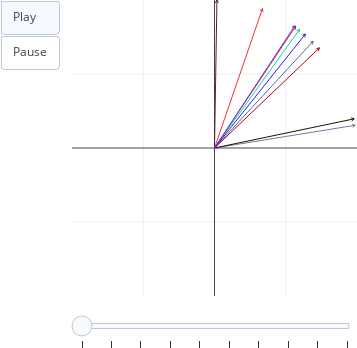

This figure's notebook cell:
### Markdown cell above
Note que as multiplicações por $A$ fazem o módulo dos vetores aumentar indefinidamente, *mas a direção converge*. Para deixar isso mais claro, vamos normalizar depois de multiplicar.

### Code cell
# normaliza um vetor
def normalize(a):
    return a / np.linalg.norm(a)


# versores positivos e cores aleatórias
pairs = []
colors = []
for i in range(NUM_PAIRS):
    pairs.append(random_pair())
    colors.append(random_color())

frames = []

for i in range(NUM_FRAMES):
    frames.append(ep.frame_vectors(pairs, colors))

    # multiplica cada vetor por A e normaliza
    pairs = [normalize(A.dot(pair)) for pair in pairs]

ep.show_animation(frames, xrange=[-1, 1], yrange=[-1, 1])

### Figure 1 — Plotly figure (JSON) as saved in the notebook; plotly's stock layout.template omitted (floating-point values rounded to 4 significant figures)
{"data": [{"hoverinfo": "none", "line": {"color": "rgb(14, 215, 159)", "width": 1}, "mode": "lines", "x": [0, 0.5971, null, 0.5971, 0.594, null, 0.5971, 0.5766, null], "y": [0, 0.8021, null, 0.8021, 0.7797, null, 0.8021, 0.7927, null]}, {"hoverinfo": "none", "line": {"color": "rgb(119, 122, 159)", "width": 1}, "mode": "lines", "x": [0, 0.9881, null, 0.9881, 0.9702, null, 0.9881, 0.9668, null], "y": [0, 0.1536, null, 0.1536, 0.1398, null, 0.1536, 0.1613, null]}, {"hoverinfo": "none", "line": {"color": "rgb(185, 2, 18)", "width": 1}, "mode": "lines", "x": [0, 0.7364, null, 0.7364, 0.7291, null, 0.7364, 0.7144, null], "y": [0, 0.6765, null, 0.6765, 0.6551, null, 0.6765, 0.6711, null]}, {"hoverinfo": "none", "line": {"color": "rgb(254, 3, 56)", "width": 1}, "mode": "lines", "x": [0, 0.569, null, 0.569, 0.5666, null, 0.569, 0.5487, null], "y": [0, 0.8224, null, 0.8224, 0.7998, null, 0.8224, 0.8122, null]}, {"hoverinfo": "none", "line": {"color": "rgb(41, 10, 3)", "width": 1}, "mode": "lines", "x": [0, 0.9804, null, 0.9804, 0.963, null, 0.9804, 0.9587, null], "y": [0, 0.1972, null, 0.1972, 0.1826, null, 0.1972, 0.2039, null]}, {"hoverinfo": "none", "line": {"color": "rgb(74, 78, 221)", "width": 1}, "mode": "lines", "x": [0, 0.5635, null, 0.5635, 0.5613, null, 0.5635, 0.5433, null], "y": [0, 0.8261, null, 0.8261, 0.8036, null, 0.8261, 0.8158, null]}, {"hoverinfo": "none", "line": {"color": "rgb(80, 37, 55)", "width": 1}, "mode": "lines", "x": [0, 0.01709, null, 0.01709, 0.0276, null, 0.01709, 0.005892, null], "y": [0, 0.9999, null, 0.9999, 0.9798, null, 0.9999, 0.9802, null]}, {"hoverinfo": "none", "line": {"color": "rgb(80, 108, 148)", "width": 1}, "mode": "lines", "x": [0, 0.6925, null, 0.6925, 0.6866, null, 0.6925, 0.671, null], "y": [0, 0.7214, null, 0.7214, 0.6995, null, 0.7214, 0.7146, null]}, {"hoverinfo": "none", "line": {"color": "rgb(250, 44, 55)", "width": 1}, "mode": "lines", "x": [0, 0.3367, null, 0.3367, 0.3402, null, 0.3367, 0.3198, null], "y": [0, 0.9416, null, 0.9416, 0.9192, null, 0.9416, 0.9266, null]}, {"hoverinfo": "none", "line": {"color": "rgb(36, 31, 243)", "width": 1}, "mode": "lines", "x": [0, 0.6379, null, 0.6379, 0.6336, null, 0.6379, 0.6169, null], "y": [0, 0.7701, null, 0.7701, 0.7479, null, 0.7701, 0.7617, null]}], "layout": {"height": 348, "margin": {"b": 0, "l": 0, "r": 0, "t": 0}, "showlegend": false, "sliders": [{"currentvalue": {"visible": false}, "steps": [{"args": [[0], {"frame": {"redraw": false}, "mode": "immediate"}], "label": "", "method": "animate"}, {"args": [[1], {"frame": {"redraw": false}, "mode": "immediate"}], "label": "", "method": "animate"}, {"args": [[2], {"frame": {"redraw": false}, "mode": "immediate"}], "label": "", "method": "animate"}, {"args": [[3], {"frame": {"redraw": false}, "mode": "immediate"}], "label": "", "method": "animate"}, {"args": [[4], {"frame": {"redraw": false}, "mode": "immediate"}], "label": "", "method": "animate"}, {"args": [[5], {"frame": {"redraw": false}, "mode": "immediate"}], "label": "", "method": "animate"}, {"args": [[6], {"frame": {"redraw": false}, "mode": "immediate"}], "label": "", "method": "animate"}, {"args": [[7], {"frame": {"redraw": false}, "mode": "immediate"}], "label": "", "method": "animate"}, {"args": [[8], {"frame": {"redraw": false}, "mode": "immediate"}], "label": "", "method": "animate"}, {"args": [[9], {"frame": {"redraw": false}, "mode": "immediate"}], "label": "", "method": "animate"}]}], "updatemenus": [{"buttons": [{"args": [null, {"frame": {"redraw": false}, "fromcurrent": true}], "label": "Play", "method": "animate"}, {"args": [[null], {"frame": {"redraw": false}, "mode": "immediate"}], "label": "Pause", "method": "animate"}], "showactive": true, "type": "buttons"}], "width": 357.6, "xaxis": {"range": [-1, 1], "showticklabels": false}, "yaxis": {"range": [-1, 1], "showticklabels": false}}}
